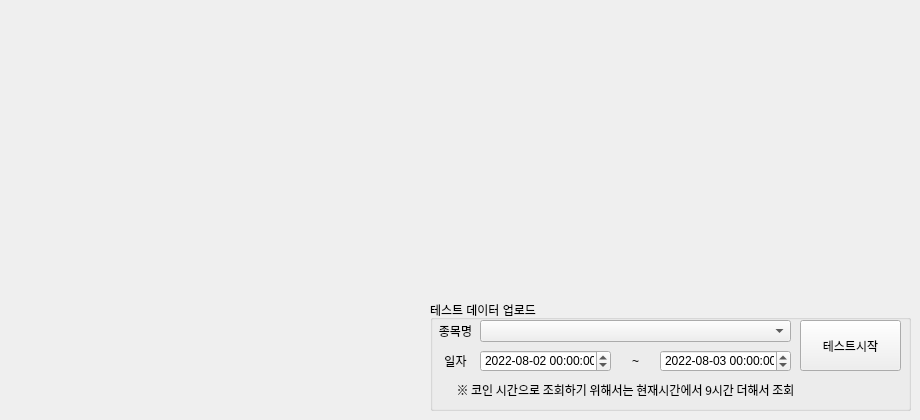
    <widget class="QWidget" name="tab">
     <attribute name="title">
      <string>데이터가공</string>
     </attribute>
     <widget class="QGroupBox" name="groupBox_6">
      <property name="geometry">
       <rect>
        <x>430</x>
        <y>300</y>
        <width>481</width>
        <height>111</height>
       </rect>
      </property>
      <property name="title">
       <string>테스트 데이터 업로드</string>
      </property>
      <widget class="QComboBox" name="comboBox_jongmok2">
       <property name="geometry">
        <rect>
         <x>50</x>
         <y>20</y>
         <width>311</width>
         <height>22</height>
        </rect>
       </property>
      </widget>
      <widget class="QLabel" name="label_21">
       <property name="geometry">
        <rect>
         <x>0</x>
         <y>20</y>
         <width>51</width>
         <height>21</height>
        </rect>
       </property>
       <property name="text">
        <string>종목명</string>
       </property>
       <property name="alignment">
        <set>Qt::AlignCenter</set>
       </property>
      </widget>
      <widget class="QLabel" name="label_22">
       <property name="geometry">
        <rect>
         <x>0</x>
         <y>50</y>
         <width>51</width>
         <height>21</height>
        </rect>
       </property>
       <property name="text">
        <string>일자</string>
       </property>
       <property name="alignment">
        <set>Qt::AlignCenter</set>
       </property>
      </widget>
      <widget class="QDateTimeEdit" name="dateTimeEdit_searchDate">
       <property name="geometry">
        <rect>
         <x>50</x>
         <y>50</y>
         <width>131</width>
         <height>22</height>
        </rect>
       </property>
       <property name="dateTime">
        <datetime>
         <hour>0</hour>
         <minute>0</minute>
         <second>0</second>
         <year>2022</year>
         <month>8</month>
         <day>2</day>
        </datetime>
       </property>
       <property name="date">
        <date>
         <year>2022</year>
         <month>8</month>
         <day>2</day>
        </date>
       </property>
       <property name="time">
        <time>
         <hour>0</hour>
         <minute>0</minute>
         <second>0</second>
        </time>
       </property>
       <property name="minimumDateTime">
        <datetime>
         <hour>0</hour>
         <minute>0</minute>
         <second>0</second>
         <year>2010</year>
         <month>9</month>
         <day>14</day>
        </datetime>
       </property>
       <property name="maximumDate">
        <date>
         <year>2023</year>
         <month>12</month>
         <day>31</day>
        </date>
       </property>
       <property name="currentSection">
        <enum>QDateTimeEdit::MonthSection</enum>
       </property>
       <property name="displayFormat">
        <string>yyyy-MM-dd hh:mm:ss</string>
       </property>
       <property name="currentSectionIndex">
        <number>1</number>
       </property>
      </widget>
      <widget class="QPushButton" name="pushButton_testStart">
       <property name="geometry">
        <rect>
         <x>370</x>
         <y>20</y>
         <width>101</width>
         <height>51</height>
        </rect>
       </property>
       <property name="text">
        <string>테스트시작</string>
       </property>
      </widget>
      <widget class="QDateTimeEdit" name="dateTimeEdit_searchDate_2">
       <property name="geometry">
        <rect>
         <x>230</x>
         <y>50</y>
         <width>131</width>
         <height>22</height>
        </rect>
       </property>
       <property name="dateTime">
        <datetime>
         <hour>0</hour>
         <minute>0</minute>
         <second>0</second>
         <year>2022</year>
         <month>8</month>
         <day>3</day>
        </datetime>
       </property>
       <property name="date">
        <date>
         <year>2022</year>
         <month>8</month>
         <day>3</day>
        </date>
       </property>
       <property name="time">
        <time>
         <hour>0</hour>
         <minute>0</minute>
         <second>0</second>
        </time>
       </property>
       <property name="currentSection">
        <enum>QDateTimeEdit::MonthSection</enum>
       </property>
       <property name="displayFormat">
        <string>yyyy-MM-dd hh:mm:ss</string>
       </property>
       <property name="currentSectionIndex">
        <number>1</number>
       </property>
      </widget>
      <widget class="QLabel" name="label_25">
       <property name="geometry">
        <rect>
         <x>180</x>
         <y>50</y>
         <width>51</width>
         <height>21</height>
        </rect>
       </property>
       <property name="text">
        <string>~</string>
       </property>
       <property name="alignment">
        <set>Qt::AlignCenter</set>
       </property>
      </widget>
      <widget class="QLabel" name="label_2">
       <property name="geometry">
        <rect>
         <x>10</x>
         <y>80</y>
         <width>371</width>
         <height>20</height>
        </rect>
       </property>
       <property name="font">
        <font>
         <family>Californian FB</family>
        </font>
       </property>
       <property name="text">
        <string>※ 코인 시간으로 조회하기 위해서는 현재시간에서 9시간 더해서 조회</string>
       </property>
       <property name="alignment">
        <set>Qt::AlignCenter</set>
       </property>
       <property name="openExternalLinks">
        <bool>false</bool>
       </property>
      </widget>
     </widget>
    </widget>
